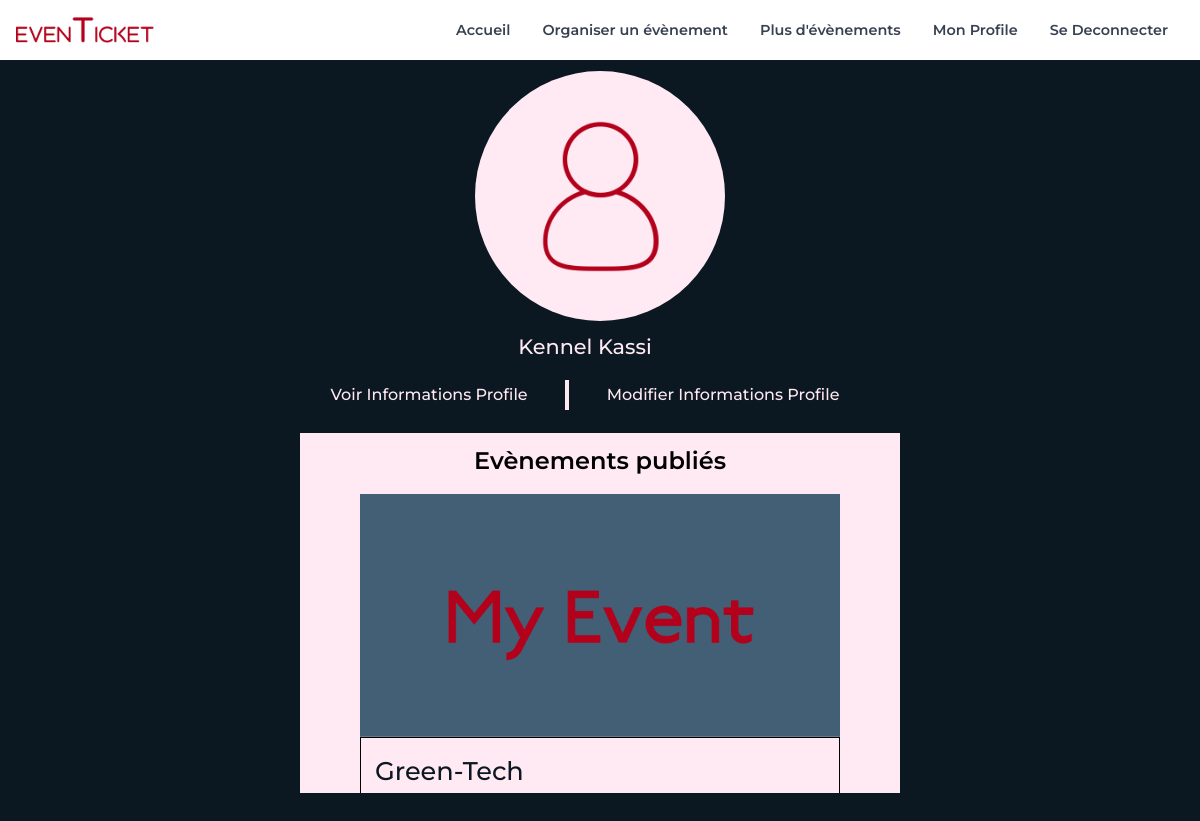
The app's page /profile/ (signed in), older data.
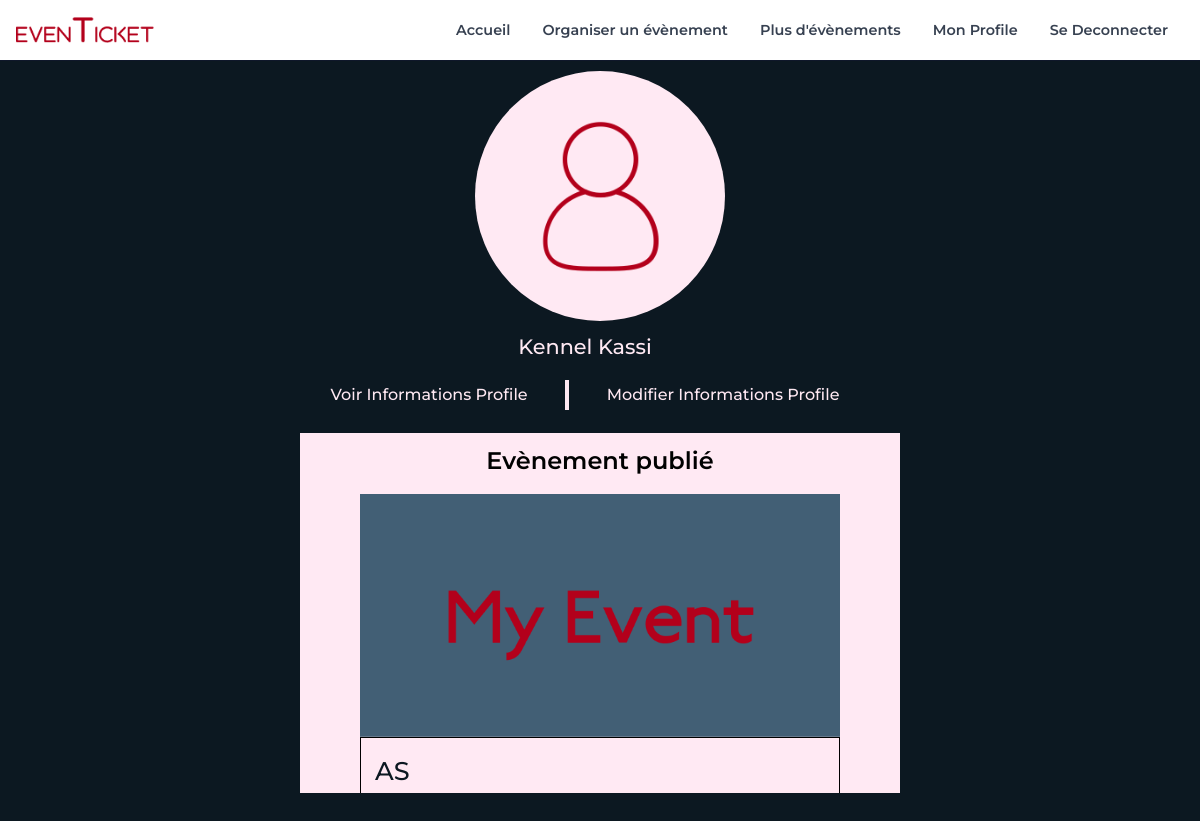
The same page, newer data.
### mypass/models.py (models this page shows)
class Events(db.Model):
    id = db.Column('id_events', db.Integer, primary_key=True)
    title = db.Column('event_title', db.String(length=100), nullable=False)
    category = db.Column('category', db.Integer,
                         db.ForeignKey(Category.id), nullable=False)
    author = db.Column('author', db.Integer,
                       db.ForeignKey(Users.id), nullable=False)
    type = db.Column(db.Integer, db.ForeignKey(Type_Event.id), nullable=False)
    place = db.Column('event_place', db.String(length=100), nullable=False)
    date_event = db.Column(db.DateTime, nullable=False,
                           default=datetime.utcnow)
    time_event = db.Column(db.Time, nullable=False)
    seat = db.Column('nombre_places', db.Integer, nullable=False)
    image = db.Column('image', db.String(length=200),
                      default='defaultTheme.png')
    date_post = db.Column(db.DateTime, nullable=False,
                          default=datetime.utcnow)

### mypass/routes.py (the view)
@app.route('/profile/', methods=['GET'])
@login_required
def profile():
    data = []
    image_file = url_for(
        'static', filename='/thumbnails/profile_pics/' + current_user.image_profile)
    events = Events.query.filter_by(author=current_user.id).all()
    for event in events:
        data.append({'id': event.id, "title": event.title, "date": event.date_event.strftime('%a, %b. %y'), "heure": event.time_event.strftime('%H:%M'), "lieu": event.place,
                    "image": url_for('static', filename='thumbnails/images/{}'.format(event.image))})
    return render_template('profile.html', title='Profile {} {}'.format(current_user.first_name, current_user.last_name), image=image_file, datas=data)

### mypass/models.py (called while the page is built)
@loginManager.user_loader
def load_user(user_id):
    return Users.query.get(int(user_id))

### mypass/templates/profile.html (shortened to what this page needs)
{% extends 'layout.html' %} {% block content %}
<div class="profile">
  <div>
    <div class="imageProfile">
      <div class="circle">
        <img src="{{image}}" alt="Profile Picture" class="photo" />
      </div>
    </div>
    <div class="userInformation">
      <div class="username">
        {{current_user.first_name}} {{current_user.last_name}}
      </div>
    </div>
    <div class="pathlink">
      <a href="#"> Voir Informations Profile </a>
      <div class="trait"></div>
      <a href="#">Modifier Informations Profile</a>
    </div>
    <div class="eventPublication">
      <div>
        {%if datas|length > 1 %}
        <div><h1 class="label">Evènements publiés</h1></div>
        {%else%}
        <div><h1 class="label">Evènement publié</h1></div>
        {%endif%} {% for data in datas%}
        <div class="event-carte">
          <div class="image-even">
            <img src={{ data.image }} class="image-pub" />
          </div>
          <div class="event-infoCarte">
            <div class="eventTitle">{{data.title}}</div>
          </div>
        </div>
        {%endfor%}
      </div>
    </div>
  </div>
</div>
{% endblock %}

Row changes from the older to the newer data that the page shows:
changed Events: title "Green-Tech" → "AS"
Text that changed along with them:
text no longer shown: "Evènements publiés"
text now shown: "Evènement publié"
